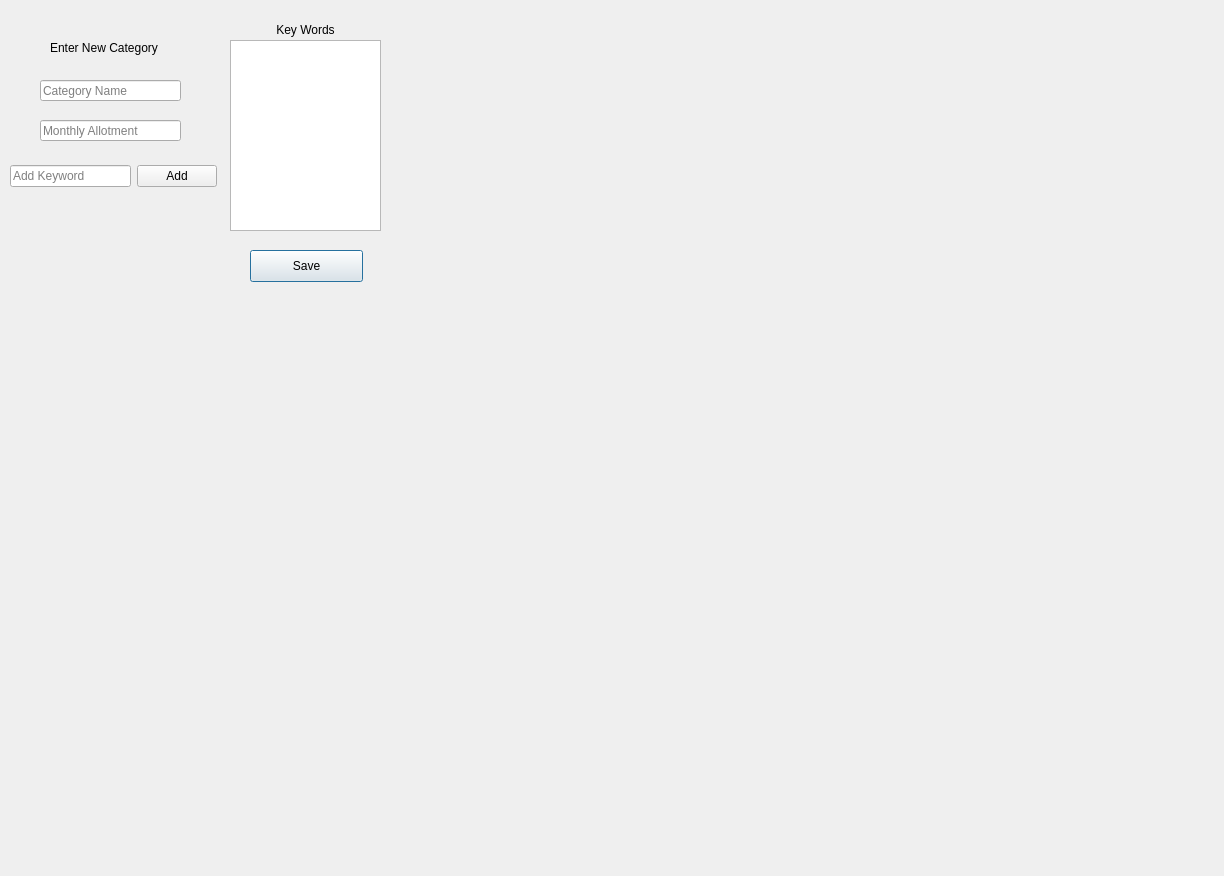
<?xml version="1.0" encoding="UTF-8"?>
<ui version="4.0">
 <class>newCategoryPop</class>
 <widget class="QDialog" name="newCategoryPop">
  <property name="geometry">
   <rect>
    <x>0</x>
    <y>0</y>
    <width>1224</width>
    <height>876</height>
   </rect>
  </property>
  <property name="windowTitle">
   <string>Dialog</string>
  </property>
  <widget class="QLineEdit" name="newCategoryName">
   <property name="geometry">
    <rect>
     <x>40</x>
     <y>80</y>
     <width>141</width>
     <height>21</height>
    </rect>
   </property>
   <property name="text">
    <string/>
   </property>
   <property name="echoMode">
    <enum>QLineEdit::Normal</enum>
   </property>
   <property name="placeholderText">
    <string>Category Name</string>
   </property>
  </widget>
  <widget class="QLineEdit" name="newCategoryAllotment">
   <property name="geometry">
    <rect>
     <x>40</x>
     <y>120</y>
     <width>141</width>
     <height>21</height>
    </rect>
   </property>
   <property name="text">
    <string/>
   </property>
   <property name="placeholderText">
    <string>Monthly Allotment</string>
   </property>
  </widget>
  <widget class="QLabel" name="keywordsLabel">
   <property name="geometry">
    <rect>
     <x>260</x>
     <y>20</y>
     <width>91</width>
     <height>20</height>
    </rect>
   </property>
   <property name="text">
    <string>Key Words</string>
   </property>
   <property name="alignment">
    <set>Qt::AlignCenter</set>
   </property>
  </widget>
  <widget class="QListWidget" name="newCategoryKeywords">
   <property name="geometry">
    <rect>
     <x>230</x>
     <y>40</y>
     <width>151</width>
     <height>191</height>
    </rect>
   </property>
  </widget>
  <widget class="QPushButton" name="saveCategoryInfo">
   <property name="geometry">
    <rect>
     <x>250</x>
     <y>250</y>
     <width>113</width>
     <height>32</height>
    </rect>
   </property>
   <property name="text">
    <string>Save</string>
   </property>
  </widget>
  <widget class="QLabel" name="label">
   <property name="geometry">
    <rect>
     <x>50</x>
     <y>40</y>
     <width>131</width>
     <height>16</height>
    </rect>
   </property>
   <property name="text">
    <string>Enter New Category</string>
   </property>
  </widget>
  <widget class="QWidget" name="">
   <property name="geometry">
    <rect>
     <x>10</x>
     <y>160</y>
     <width>207</width>
     <height>33</height>
    </rect>
   </property>
   <layout class="QHBoxLayout" name="horizontalLayout">
    <item>
     <widget class="QLineEdit" name="newCategoryKeywordField">
      <property name="text">
       <string/>
      </property>
      <property name="placeholderText">
       <string>Add Keyword</string>
      </property>
     </widget>
    </item>
    <item>
     <widget class="QPushButton" name="addNewCategoryKeyword">
      <property name="text">
       <string>Add</string>
      </property>
     </widget>
    </item>
   </layout>
  </widget>
 </widget>
 <resources/>
 <connections/>
</ui>
